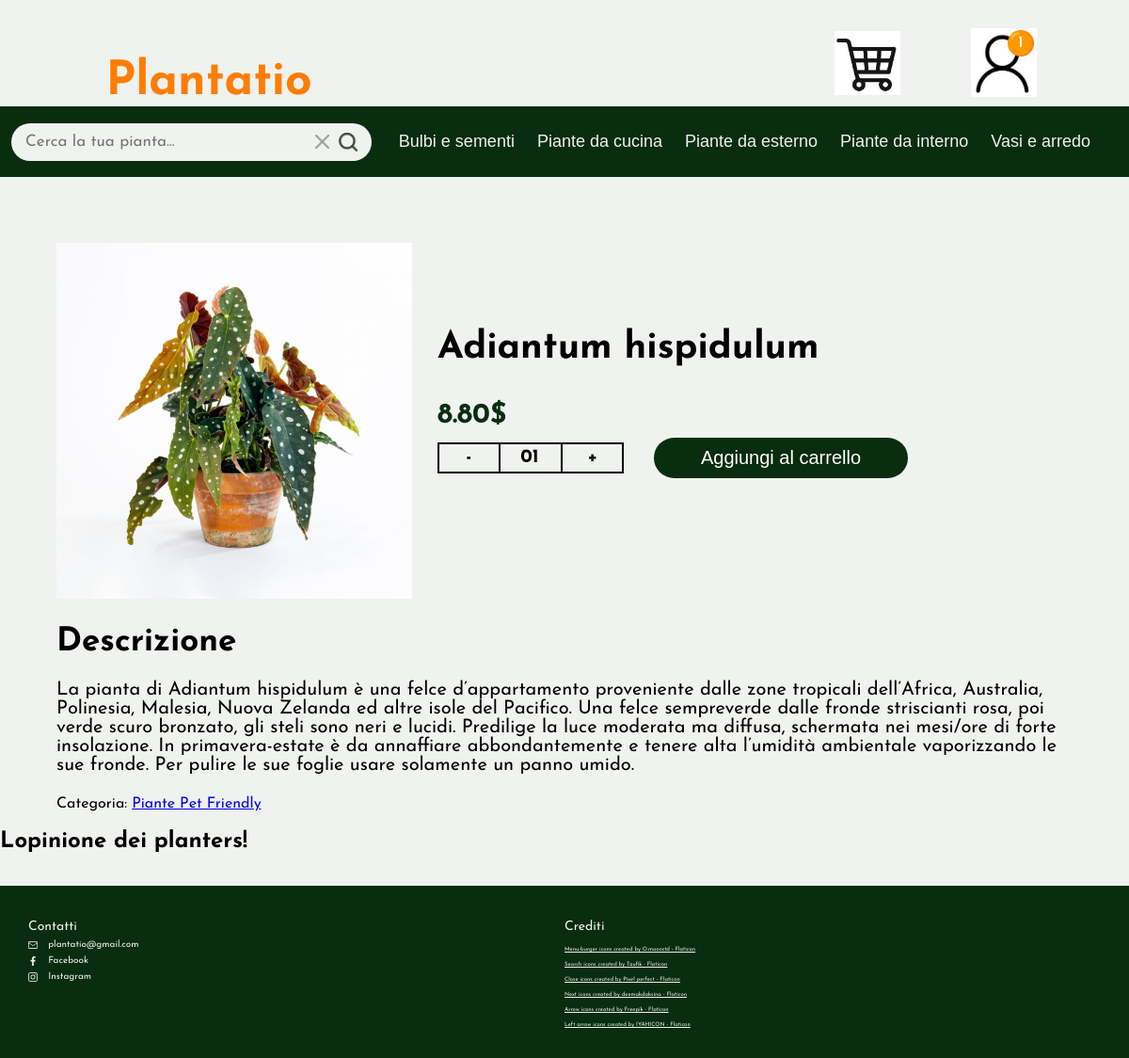
Screenshot of /prodotto.php with the database file from the repository.
### tables this page shows
CREATE TABLE Prodotti (
    nome_prodotto VARCHAR(150) PRIMARY KEY,
    prezzo DECIMAL(10, 2) NOT NULL,
    id_sottocategoria VARCHAR(100) NOT NULL,
    stock INT NOT NULL,
    nome_volgare VARCHAR(50),  
    nome_scientifico VARCHAR(50),
    famiglia VARCHAR(50),
    genere VARCHAR(50),
    specie VARCHAR(50),
    dimensioni VARCHAR(30),  
    profumo VARCHAR(30),  
    tipologia_foglia VARCHAR(30),
    colore_foglia VARCHAR(30), 
    descrizione TEXT,
    voto INT NOT NULL
);

### prodotto.php (called while the page is built, shortened)
<?php
require_once 'bootstrap.php';
$templateParams["titolo"] = "Plantatio";
$templateParams["mainContent"] = "singolo-prodotto.php";
$templateParams["js"] = array("js/product.js");
$idprodotto = "Adiantum hispidulum";
$templateParams["prodotto"] = $dbh->getProductById($idprodotto);
require 'template/base.php';
?>

### database/database.php (called while the page is built, shortened)
<?php
class DatabaseHelper
{
    private $db;
    public function __construct($servername, $username, $password, $dbname, $port)
    {
        $this->db = new mysqli($servername, $username, $password, $dbname, $port);
    }
    public function getSubCategoriesFromCategory($nomeCategoria)
    {
        $stmt = $this->db->prepare("SELECT nome_sottocategoria FROM SottoCategorie WHERE id_categoria = ?");
        $stmt->bind_param('s', $nomeCategoria);
        $stmt->execute();
        $result = $stmt->get_result();
        return $result->fetch_all(MYSQLI_ASSOC);
    }
    public function getCategories()
    {
        $stmt = $this->db->prepare("SELECT nome_categoria FROM Categorie");
        $stmt->execute();
        $result = $stmt->get_result();
        $categories = $result->fetch_all(MYSQLI_ASSOC);
        foreach ($categories as &$category) {
            $category["sottocategorie"] = array();
            $category["sottocategorie"] = $this->getSubCategoriesFromCategory($category["nome_categoria"]);
        }
        return $categories;
    }
    public function getProductById($product_id)
    {
        $stmt = $this->db->prepare("SELECT * FROM Prodotti WHERE nome_prodotto = ?");
        $stmt->bind_param('s', $product_id);
        $stmt->execute();
        $result = $stmt->get_result();
        return $result->fetch_all(MYSQLI_ASSOC);
    }
}

### bootstrap.php (called while the page is built, shortened)
<?php
require_once("database/database.php");
$dbh = new DatabaseHelper("localhost", "root", "", "Plantatio", 3306);
$templateParams["categorie"] = $dbh->getCategories();
?>

### template/singolo-prodotto.php (the view)
<main class="single-item">
    <?php if(count($templateParams["prodotto"])==0): ?>
        <article><p>Prodotto non presente</p></article>
    <?php
        else:
            $prodotto = $templateParams["prodotto"][0];
        ?>
        <article>
        <header>
            <img src="upload/<?php echo $prodotto["nome_prodotto"] ?>.jpg" alt=""/><section>
                <h2><?php echo $prodotto["nome_prodotto"] ?></h2>
                <h3><?php echo $prodotto["prezzo"] ?>$</h3>
                <div class="wrapper">
                    <span class="minus" onclick="reduceQuantity()">-</span><span class="number">01</span><span class="plus" onclick="addQuantity(<?php echo $prodotto["stock"]?>)">+</span>
                </div><button type="button">Aggiungi al carrello</button>
            </section>
        </header>
        <section>
            <h3>Descrizione</h3>
            <p><?php echo $prodotto["descrizione"] ?></p>
            <ul>
                <li><p>Categoria: <a href="#"><?php echo $prodotto["id_sottocategoria"]?></a></p></li>
            </ul>
        </section>
    </article>
    <h2>Lopinione dei planters!</h2>
<?php endif; ?>
</main>

### css/style.css (style rules this page uses)
body, nav, header, ul, li, a, h1,input[type="text"], form, h3 { padding: 0%; margin: 0%; font-family: 'Josefin Sans', sans-serif; }
input[type="button"],button,input[type="reset"],input[type="checkbox"], .searchbar-icon,input[type="range"] { cursor: pointer; }
ul { list-style: none; }
body { background-color: #F0F2EF; }
main.single-item > article { margin-top: 70px; padding: 0 10%; }
main.single-item > article > header > img { width: 100%; }
main.single-item > article > header > section > div.wrapper { display: inline-block; width: 40%; border-radius: 10px; align-items: center; justify-content: center; margin-top: 5px; }
main.single-item > article > header > section > div.wrapper > span { display: inline-block; width: 20%; text-align: center; font-size: 16px; font-weight: bold; border: black solid 2px; padding: 2%; cursor: pointer; }
main.single-item > article > header > section > div.wrapper > span.number { cursor: auto; padding-right: 3%; border-left: none; border-right: none; }
main.single-item > article > header > section > button { border: none; color: #ffff; font-size: 11px; text-align: center; background-color: #082D0F; padding: 10px 15px; cursor: pointer; border-radius: 50px; width: 60%; display: inline-block; float: right; }
main.single-item > article > header > section > h2 { font-size: 30px; padding: 8px 0; margin: 4px 0; }
main.single-item > article > header > section > h3 { font-size: 20px; padding: 8px 0; color: #082D0F; }
main.single-item > article > section > h3 { font-size: 30px; margin-top: 20px; }
main.single-item > article > section > p { font-size: 14px; padding: 3px 0; }
@media (min-width: 768px) { main.single-item > article { margin-top: 70px; padding: 0 5%; } }
@media (min-width: 768px) { main.single-item > article > header > img { display: inline-block; width: 35%; } }
@media (min-width: 768px) { main.single-item > article > header > section { display: inline-block; width: 50%; vertical-align: top; padding: 50px 2.5%; } }
@media (min-width: 768px) { main.single-item > article > header > section > h2 { font-size: 40px; } }
@media (min-width: 768px) { main.single-item > article > header > section > h3 { font-size: 30px; margin-top: 20px; } }
@media (min-width: 768px) { main.single-item > article > section > h3 { font-size: 35px; margin-top: 25px; } }
@media (min-width: 768px) { main.single-item > article > section > p { font-size: 20px; padding: 3px 0; } }
@media (min-width: 768px) { main.single-item > article > header > section { margin-top: 30px; } }
@media (min-width: 768px) { main.single-item > article > header > section > button { font-size: 20px; width: 50%; margin-right: 40px; } }
@media (min-width: 768px) { main.single-item > article > header > section > div.wrapper > span { width: 25%; font-size: 20px; } }

### rows the page displays
prodotti: nome_prodotto (picture), nome_prodotto "Adiantum hispidulum", prezzo "8.80", descrizione "La pianta di Adiantum hispidulum è una felce d’appartamento proveniente dalle zone tropicali dell’Africa, Australia, Polinesia, Malesia, Nuova Zelanda ed altre isole del Pacifico. Una felce sempreverde dalle fronde striscianti rosa, poi verde scuro bronzato, gli steli sono neri e lucidi. Predilige la luce moderata ma diffusa, schermata nei mesi/ore di forte insolazione. In primavera-estate è da annaffiare abbondantemente e tenere alta l’umidità ambientale vaporizzando le sue fronde. Per pulire le sue foglie usare solamente un panno umido.", id_sottocategoria "Piante Pet Friendly"

### other values shown
$categoria["nome_categoria"] "Bulbi e sementi"
$categoria["nome_categoria"] "Piante da cucina"
$categoria["nome_categoria"] "Piante da esterno"
$categoria["nome_categoria"] "Piante da interno"
$categoria["nome_categoria"] "Vasi e arredo"
